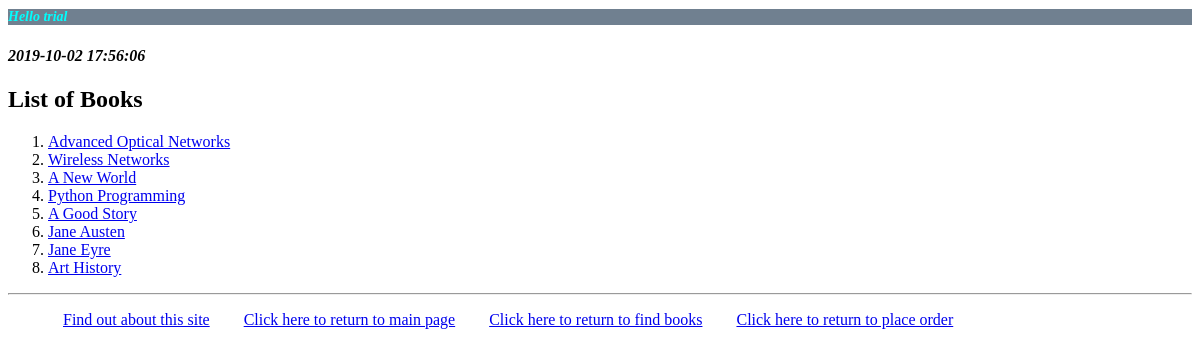
The app's page /myapp/ (signed in) with its own data.
### myapp/models.py (models this page shows, shortened)
class Book(models.Model):
    CATEGORY_CHOICES = [
        ('S', 'Scinece&Tech'),
        ('F', 'Fiction'),
        ('B', 'Biography'),
        ('T', 'Travel'),
        ('O', 'Other')
    ]
    title = models.CharField(max_length=200)
    category = models.CharField(max_length=1, choices=CATEGORY_CHOICES, default='F')
    num_pages = models.PositiveIntegerField(default=100)
    price = models.DecimalField(max_digits=10, decimal_places=2)
    publisher = models.ForeignKey(Publisher, related_name='books', on_delete=models.CASCADE)
    description = models.CharField(max_length=100, blank=True)
    num_reviews = models.PositiveIntegerField(default=0)

### myapp/views.py (the view)
# urls.py: path(r'', views.index, name='index'),
def index(request):
    if 'last_login' in request.session:
        last_login = request.session['last_login']
    else:
        last_login = "Your last login was more than one hour ago!!"
    username = request.user.username
    booklist = Book.objects.all().order_by('id')[:10]
    return render(request, 'myapp/index.html', {'booklist': booklist, 'username':username, 'last_login':last_login})

### myapp/templates/myapp/index.html
{% extends 'myapp/base.html' %}
{% block myhdg%}
    <h1>Hello {{ username }}</h1>
{% endblock %}
{% block body_block%}
    {% if booklist %}
        <h4><i>{{ last_login }}</i></h4>
        <h2>List of Books</h2>
        <ol>
            {% for book  in booklist %}
                <li> <a href="{% url 'myapp:detail' book_id=book.id %}">{{book.title}}</a> </li>
            {% endfor %}
        </ol>
    {% else %}
        <strong>There are no available books!</strong>
    {% endif %}
{% endblock %}

### myapp/static/myapp/style.css (style rules this page uses)
h1 { background-color: slategray; text-decoration-color: chocolate; font-size: 14px; color: aqua; font-style: italic; }

### records on screen
Book: title "Advanced Optical Networks"
Book: title "Wireless Networks"
Book: title "A New World"
Book: title "Python Programming"
Book: title "A Good Story"
Book: title "Jane Austen"
Book: title "Jane Eyre"
Book: title "Art History"

### other values on screen
{{ username }} "trial"
{{ last_login }} "2019-10-02 17:56:06"
